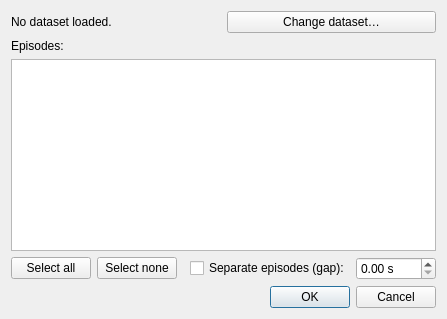
<?xml version="1.0" encoding="UTF-8"?>
<ui version="4.0">
 <class>LeRobotDialog</class>
 <widget class="QWidget" name="LeRobotDialog">
  <property name="windowTitle">
   <string>LeRobot Dataset</string>
  </property>
  <layout class="QVBoxLayout" name="root_layout">
   <item>
    <layout class="QHBoxLayout" name="header_layout">
     <item>
      <widget class="QLabel" name="info_label">
       <property name="text">
        <string>No dataset loaded.</string>
       </property>
       <property name="wordWrap">
        <bool>true</bool>
       </property>
      </widget>
     </item>
     <item>
      <widget class="QPushButton" name="change_btn">
       <property name="text">
        <string>Change dataset…</string>
       </property>
      </widget>
     </item>
    </layout>
   </item>
   <item>
    <widget class="QLabel" name="episodes_label">
     <property name="text">
      <string>Episodes:</string>
     </property>
    </widget>
   </item>
   <item>
    <widget class="QListWidget" name="episode_list">
     <property name="selectionMode">
      <enum>QAbstractItemView::ExtendedSelection</enum>
     </property>
    </widget>
   </item>
   <item>
    <layout class="QHBoxLayout" name="actions_layout">
     <item>
      <widget class="QPushButton" name="all_btn">
       <property name="text">
        <string>Select all</string>
       </property>
      </widget>
     </item>
     <item>
      <widget class="QPushButton" name="none_btn">
       <property name="text">
        <string>Select none</string>
       </property>
      </widget>
     </item>
     <item>
      <spacer name="actions_spacer">
       <property name="orientation">
        <enum>Qt::Horizontal</enum>
       </property>
      </spacer>
     </item>
     <item>
      <widget class="QCheckBox" name="separate_check">
       <property name="text">
        <string>Separate episodes (gap):</string>
       </property>
      </widget>
     </item>
     <item>
      <widget class="QDoubleSpinBox" name="gap_spin">
       <property name="suffix">
        <string> s</string>
       </property>
       <property name="minimum">
        <double>0.000000000000000</double>
       </property>
       <property name="maximum">
        <double>3600.000000000000000</double>
       </property>
       <property name="singleStep">
        <double>0.500000000000000</double>
       </property>
      </widget>
     </item>
    </layout>
   </item>
   <item>
    <widget class="QDialogButtonBox" name="buttonBox">
     <property name="standardButtons">
      <set>QDialogButtonBox::Cancel|QDialogButtonBox::Ok</set>
     </property>
    </widget>
   </item>
  </layout>
 </widget>
 <resources/>
 <connections/>
</ui>
